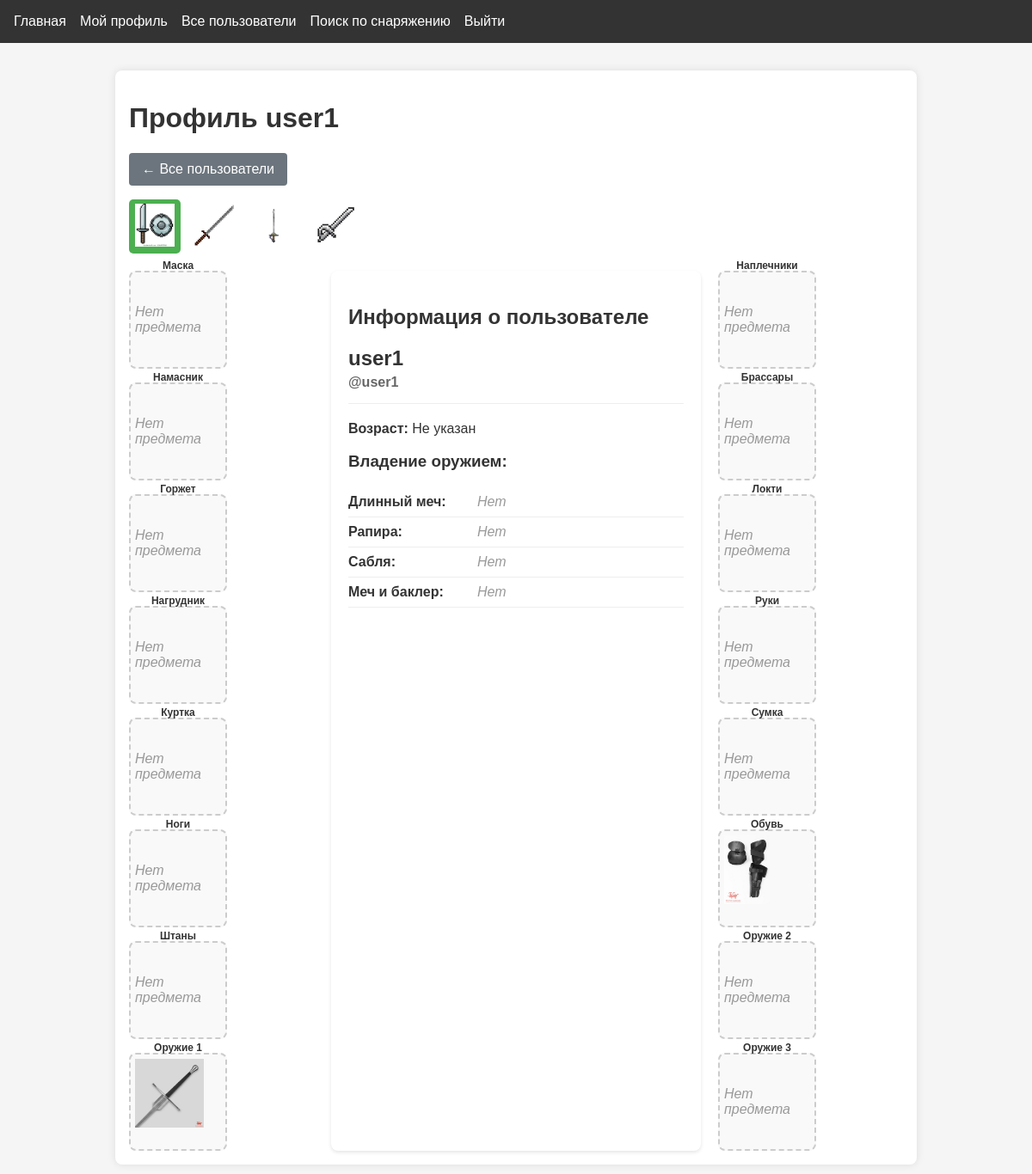
Page /profile/user1 (signed in) on the earlier database version.
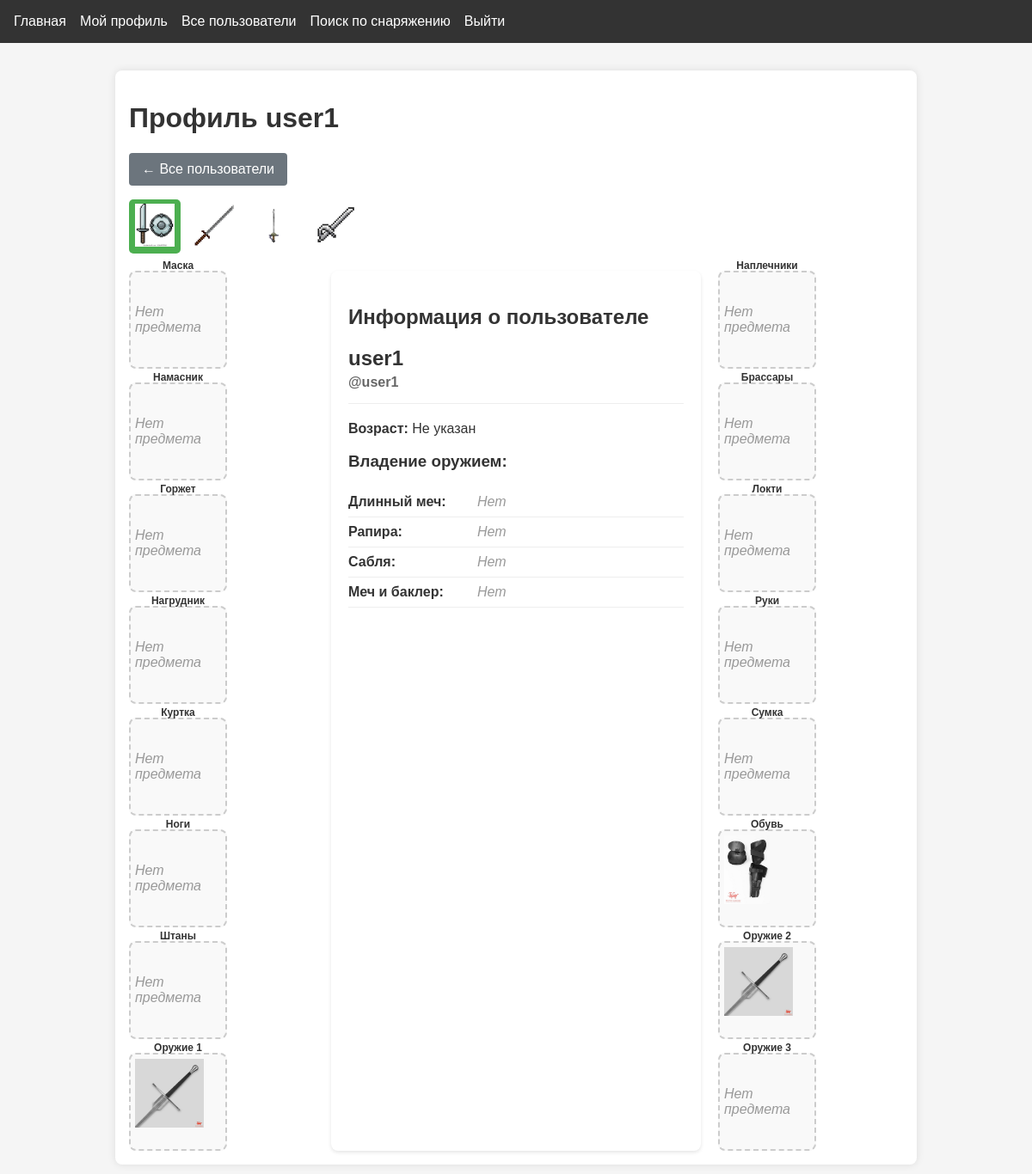
Same page on the later database version.
### app.py (models this page shows)
class InventoryItem(db.Model):
    id = db.Column(db.Integer, primary_key=True)
    user_id = db.Column(db.Integer, db.ForeignKey("user.id"), nullable=False)
    model = db.Column(db.String(20), default="none")  # изготовитель
    model_site = db.Column(db.Text)  # ссылка на изготовителя
    weapon_class = db.Column(db.String(20), default="all")  # 'all' или конкретный класс
    item_type = db.Column(db.String(20), nullable=False)
    image_paths = db.Column(db.Text)
    description = db.Column(db.Text)
    pros = db.Column(db.Text)
    cons = db.Column(db.Text)
    rating = db.Column(db.Integer)
    weight = db.Column(db.Float)  # вес
    length = db.Column(db.Float)  # длина
    balance_point = db.Column(db.Float)  # точка баланса
    point_perimeter = db.Column(db.Float)  # периметр пунты
    stiffness = db.Column(db.Float)  # жесткость

### app.py (the view)
@app.route("/profile/<username>")
@login_required
def view_profile(username):
    viewed_user = User.query.filter_by(username=username).first_or_404()
    weapon_class = request.args.get("weapon_class", viewed_user.weapon_class)
    items = (
        InventoryItem.query.filter_by(user_id=viewed_user.id)
        .filter(
            (InventoryItem.weapon_class == weapon_class)
            | (InventoryItem.weapon_class == "all")
        )
        .all()
    )
    weapon_data = []
    today = date.today()
    weapons = [
        ("longsword", "Длинный меч"),
        ("rapier", "Рапира"),
        ("sabre", "Сабля"),
        ("sword_buckler", "Меч и баклер"),
    ]
    for field, name in weapons:
        has_weapon = getattr(viewed_user, f"has_{field}")
        since_date = getattr(viewed_user, f"{field}_since")
        experience = None
        if has_weapon and since_date:
            delta = relativedelta(today, since_date)
            experience = {"years": delta.years, "months": delta.months}
        weapon_data.append(
            {
                "name": name,
                "field": field,
                "has": has_weapon,
                "since": since_date,
                "experience": experience,
            }
        )
    inventory = {
        "gorget": next((i for i in items if i.item_type == "gorget"), None),
        "lokti": next((i for i in items if i.item_type == "lokti"), None),
        "bag": next((i for i in items if i.item_type == "bag"), None),
        "namasnik": next((i for i in items if i.item_type == "namasnik"), None),
        "head": next((i for i in items if i.item_type == "head"), None),
        "naplech": next((i for i in items if i.item_type == "naplech"), None),
        "sword1": next((i for i in items if i.item_type == "sword1"), None),
        "sword2": next((i for i in items if i.item_type == "sword2"), None),
        "sword3": next((i for i in items if i.item_type == "sword3"), None),
        "sht": next((i for i in items if i.item_type == "sht"), None),
        "torso": next((i for i in items if i.item_type == "torso"), None),
        "ng": next((i for i in items if i.item_type == "ng"), None),
        "brass": next((i for i in items if i.item_type == "brass"), None),
        "gloves": next((i for i in items if i.item_type == "gloves"), None),
        "pants": next((i for i in items if i.item_type == "pants"), None),
        "shoes": next((i for i in items if i.item_type == "shoes"), None),
    }
    is_owner = current_user.is_authenticated and current_user.id == viewed_user.id
    return render_template(
        "profile.html",
        inventory=inventory,
        viewed_user=viewed_user,
        is_owner=is_owner,
        current_weapon_class=weapon_class,
        weapon_data=weapon_data,
        datetime=datetime,  # передаем модуль datetime для шаблона
    )

### app.py (called while the page is built)
@login_manager.user_loader
def load_user(user_id):
    return User.query.get(int(user_id))

### templates/profile.html (shortened to what the changed rows need)
{% extends "base.html" %}
{% block content %}
<div class="profile-container">
    <h1>Профиль {{ viewed_user.username }}</h1>
<div class="profile-layout">
        <div class="profile-info">
            <h2>Информация о пользователе</h2>
            <div class="user-header">
                <h2>{% if viewed_user.real_name %}{{ viewed_user.real_name }}{% else %}{{ viewed_user.username }}{% endif %}</h2>
            </div>
        </div>
        <div class="inventory-column right-column">
            <div class="inventory-grid">
        <div class="inventory-cell sword2-cell" onclick="showTooltip(event)">
            <div class="cell-label">Оружие 2</div>
            {% if inventory.sword2 %}
                <div class="item-container">
                    <img src="{{ url_for('static', filename='uploads/' + inventory.sword2.image_paths.split(',')[0]) if inventory.sword2.image_paths else '' }}"
     alt="Оружие 2"
     data-description="{{ inventory.sword2.description }}"
     data-pros="{{ inventory.sword2.pros }}"
     data-cons="{{ inventory.sword2.cons }}"
     data-model="{{ inventory.sword2.model }}"
     data-rating="{{ inventory.sword2.rating }}"
     data-images="{{ inventory.sword2.image_paths if inventory.sword2.image_paths else '' }}"
     data-weight="{{ inventory.sword2.weight }}"
     data-length="{{ inventory.sword2.length }}"
     data-balance-point="{{ inventory.sword2.balance_point }}"
     data-point-perimeter="{{ inventory.sword2.point_perimeter }}"
     data-stiffness="{{ inventory.sword2.stiffness }}">
                </div>
            {% else %}
                {% if is_owner %}
                    <a href="{{ url_for('upload', item_type='sword2', weapon_class=current_weapon_class) }}" class="add-item">+</a>
                {% else %}
                    <div class="empty-slot">Нет предмета</div>
                {% endif %}
            {% endif %}
        </div>
    </div>
    </div>
    </div>
</div>
{% endblock %}

Differences in the rows shown:
added InventoryItem: image_paths (picture)
Other differences:
text no longer shown: "Нет предмета"
